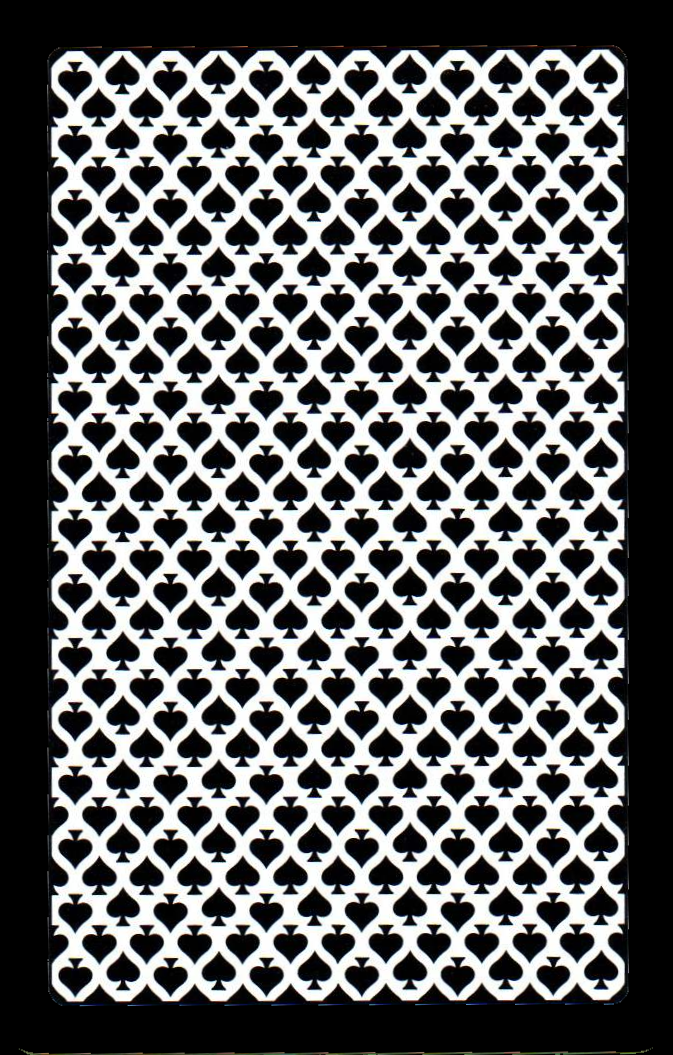
#> input picture resources/decks/faded spade old school/run_20240728_153950/back.png, 673 x 1055 px
$ python -i fetch_gkards_deck.py   (imports and definitions only)   (older library calls are emulated)
#> lines starting #> are read from the running program, lines starting #| are printed output that depends on the picture; after the words box and inside, x2 and y2 are one past the last pixel; in counts of white or black regions, pixels touching at a corner belong together
"""Download a deck's card scans from gkards.com and convert them to transparent PNGs.

Usage:
    python scripts/fetch_gkards_deck.py 000454 kem-deck-1
    python scripts/fetch_gkards_deck.py 000338 congress-606 --backs-dir resources/gkards-raw/backs

Card images land in resources/decks/<deck_name>/ using the repo naming convention
(<rank><suit>.png, e.g. As.png, Th.png). Raw JPEGs are cached in
resources/gkards-raw/deck-<id>/ so re-runs skip the download. The deck's back is
processed into the raw dir (and --backs-dir if given) but NOT into the deck folder,
since backs live at the decks root as back<N>.png.
"""

import argparse
import time
import urllib.error
import urllib.request
from pathlib import Path

import cv2
import numpy as np
from PIL import Image, ImageDraw

from _common import resources_path

BASE_URL = "https://www.gkards.com/images/deck-{id}/deck-{id}-{code}.jpg"
USER_AGENT = "floptician-deck-fetcher/1.0 (personal ML training data; contact: local use)"
REQUEST_DELAY_S = 0.5

SUITS = {"spad": "s", "hear": "h", "club": "c", "diam": "d"}
RANKS = {"A": "A", "2": "2", "3": "3", "4": "4", "5": "5", "6": "6",
         "7": "7", "8": "8", "9": "9", "10": "T", "J": "J", "Q": "Q", "K": "K"}

# Fallback corner radius when it can't be measured (fraction of card width)
CORNER_RADIUS_FRAC_DEFAULT = 0.065
# How far in from each frame border the card edge may plausibly sit
MAX_MARGIN_FRAC = 0.05
# Mean Sobel response a column/row must reach to count as the card's edge line
EDGE_GRADIENT_MIN = 8.0
# Color distance from scanner background that counts as "card"
BG_DIST_THRESH = 20.0
# Shave this many px off every side so edge shadow/fringe lands outside the mask
EDGE_INSET_PX = 2


# [27 lines left out: function download, not called in this run]


def _edge_offset(grad_means: np.ndarray) -> int:
    """Index just inside the strongest gradient line near a border, or 0 if none."""
    if grad_means.size == 0:
        return 0
    peak = int(np.argmax(grad_means))
    if grad_means[peak] < EDGE_GRADIENT_MIN:
        return 0
    return peak + 2


def tight_crop(bgr: np.ndarray) -> np.ndarray:
    """Crop away the scanner-background margin around the card.

    The card edge shows up as a line of strong gradient (shadow/outline) close to
    each frame border, even when card and background are both near-white. Only the
    middle band of each side is sampled so the corner curvature doesn't dilute it.
    """
    gray = cv2.cvtColor(bgr, cv2.COLOR_BGR2GRAY).astype(np.float32)
    h, w = gray.shape
    mx = max(3, int(w * MAX_MARGIN_FRAC))
    my = max(3, int(h * MAX_MARGIN_FRAC))
    rows = slice(int(h * 0.2), int(h * 0.8))
    cols = slice(int(w * 0.2), int(w * 0.8))
    gx = np.abs(cv2.Sobel(gray, cv2.CV_32F, 1, 0, ksize=3))
    gy = np.abs(cv2.Sobel(gray, cv2.CV_32F, 0, 1, ksize=3))
    left = _edge_offset(gx[rows, :mx].mean(axis=0))
    right = _edge_offset(gx[rows, w - mx:].mean(axis=0)[::-1])
    top = _edge_offset(gy[:my, cols].mean(axis=1))
    bottom = _edge_offset(gy[h - my:, cols].mean(axis=1)[::-1])
    return bgr[top:h - bottom, left:w - right]


def estimate_corner_radius(bgr: np.ndarray) -> float:
    """Measure the card's corner radius from the background wedges at its corners.

    Walks each corner's diagonal until the pixel stops matching that corner's
    background color; for a quarter-circle of radius r the diagonal crosses the
    arc at r * (1 - 1/sqrt(2)) from the corner. Median of the usable corners.
    """
    h, w = bgr.shape[:2]
    p = max(3, min(h, w) // 60)
    reach = int(min(h, w) * 0.25)
    corners = [(0, 0, 1, 1), (0, w - 1, 1, -1), (h - 1, 0, -1, 1), (h - 1, w - 1, -1, -1)]
    radii = []
    for y0, x0, dy, dx in corners:
        patch = bgr[y0:y0 + dy * p:dy, x0:x0 + dx * p:dx].reshape(-1, 3)
        bg = np.median(patch, axis=0)
        for i in range(reach):
            px = bgr[y0 + dy * i, x0 + dx * i].astype(np.float32)
            if np.linalg.norm(px - bg) > BG_DIST_THRESH:
                if i >= 3:  # 0-2 px means dust or no measurable wedge
                    radii.append(i / (1 - 1 / np.sqrt(2)))
                break
    if not radii:
        return CORNER_RADIUS_FRAC_DEFAULT * min(w, h)
    r = float(np.median(radii))
    return float(np.clip(r, 0.04 * min(w, h), 0.18 * min(w, h)))


def rounded_corner_alpha(width: int, height: int, radius: float, inset: int = EDGE_INSET_PX) -> np.ndarray:
    """Antialiased rounded-rectangle alpha mask (drawn at 4x and downsampled)."""
    scale = 4
    mask = Image.new("L", (width * scale, height * scale), 0)
    draw = ImageDraw.Draw(mask)
    draw.rounded_rectangle(
        [inset * scale, inset * scale, (width - inset) * scale - 1, (height - inset) * scale - 1],
        radius=int(round(radius * scale)), fill=255)
    mask = mask.resize((width, height), Image.LANCZOS)
    arr = np.array(mask)
    arr[arr < 8] = 0  # kill downsampling ringing so corners are fully transparent
    return arr


def card_to_rgba(bgr: np.ndarray) -> np.ndarray:
    """Shared finishing step: measure the corner radius and apply the alpha mask."""
    h, w = bgr.shape[:2]
    radius = estimate_corner_radius(bgr)
    rgba = cv2.cvtColor(bgr, cv2.COLOR_BGR2RGBA)
    rgba[:, :, 3] = rounded_corner_alpha(w, h, radius)
    return rgba


def cutout_card(src: Path, dest: Path) -> str:
    """Convert a gkards scan JPEG to a tightly-cropped transparent PNG.

    gkards scans are cropped close to the card but keep a few pixels of scanner
    background on each side; tight_crop removes that, then the alpha mask (with
    per-card measured corner radius) makes the corners transparent. Full contour
    detection was tried and rejected: white card borders blend into the scan
    background, so it locks onto the inner artwork and over-crops.

    Returns a status string: 'ok' or 'bad-aspect' (result doesn't look card-shaped).
    """
#> called with dest = 'out.png'
    bgr = cv2.imdecode(np.fromfile(str(src), dtype=np.uint8), cv2.IMREAD_COLOR)
#> bgr is the input picture: shape (1055, 673, 3); mean B, G, R 102.1, 101.5, 100.7
    if bgr is None:
        raise ValueError(f"could not read {src}")

    bgr = tight_crop(bgr)
#> in tight_crop, `gx = np.abs(cv2.Sobel(gray, cv2.CV_32F, 1, 0, ksize=3))`:
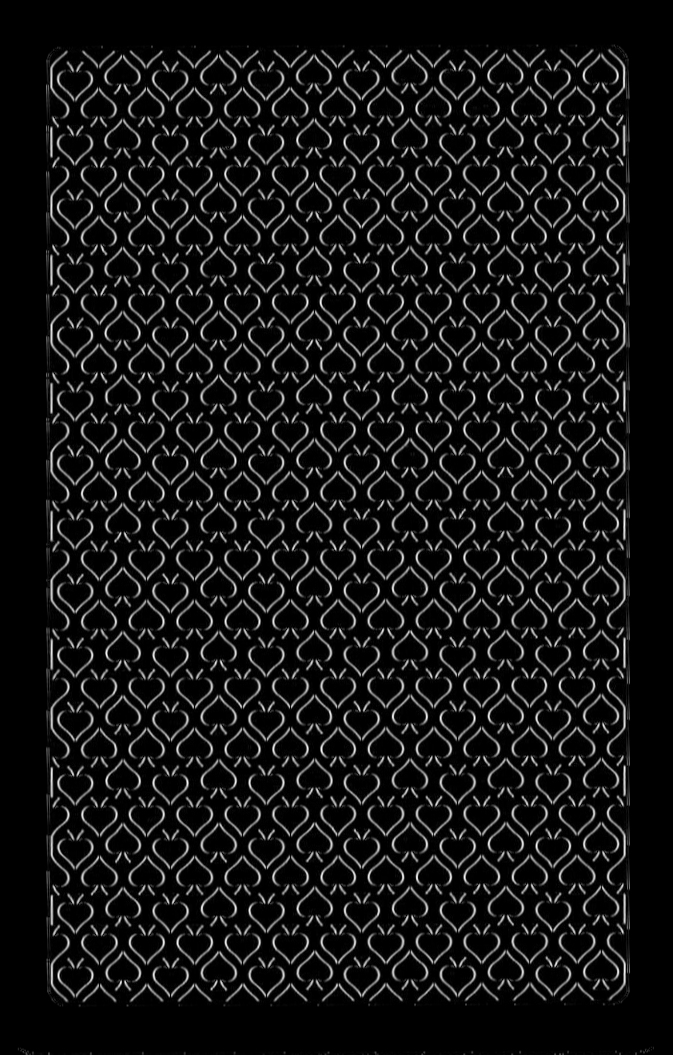
#> gx: shape (1055, 673) float32; min 0, max 1002, mean 85.3; drawn with min black and max white
#> in tight_crop, `gy = np.abs(cv2.Sobel(gray, cv2.CV_32F, 0, 1, ksize=3))`:
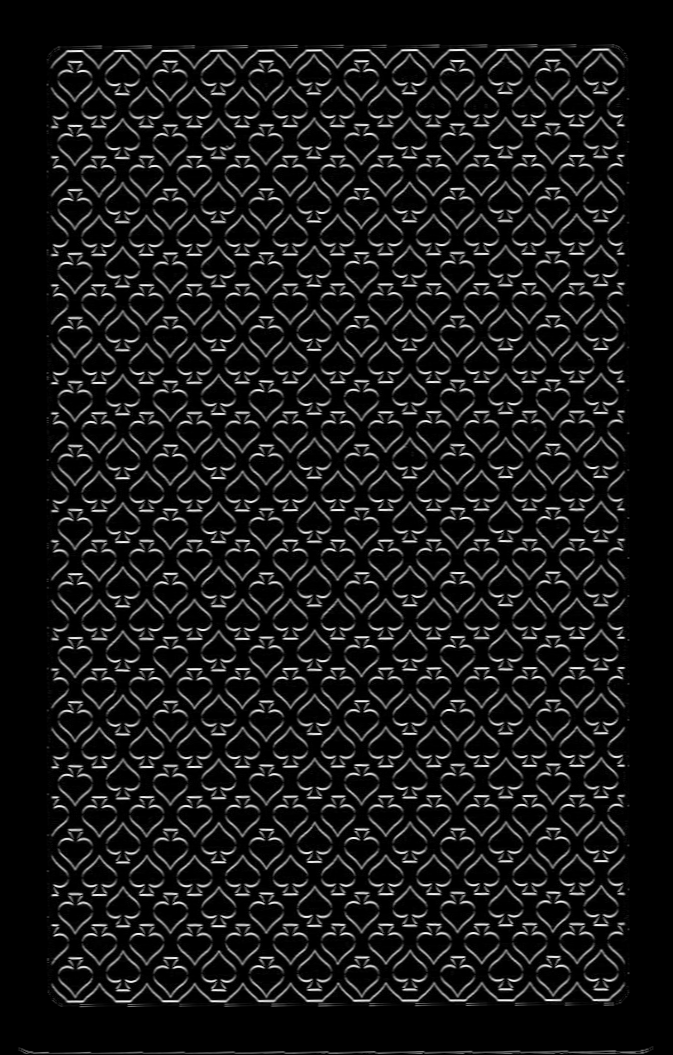
#> gy: shape (1055, 673) float32; min 0, max 981, mean 88.5; drawn with min black and max white
#> in _edge_offset, `peak = int(np.argmax(grad_means))`: peak = 0
#> in tight_crop, `top = _edge_offset(gy[:my, cols].mean(axis=1))`: top = 52
#> in tight_crop, `bottom = _edge_offset(gy[h - my:, cols].mean(axis=1)[::-1])`: bottom = 4
#> in tight_crop, `return bgr[top:h - bottom, left:w - right]`:
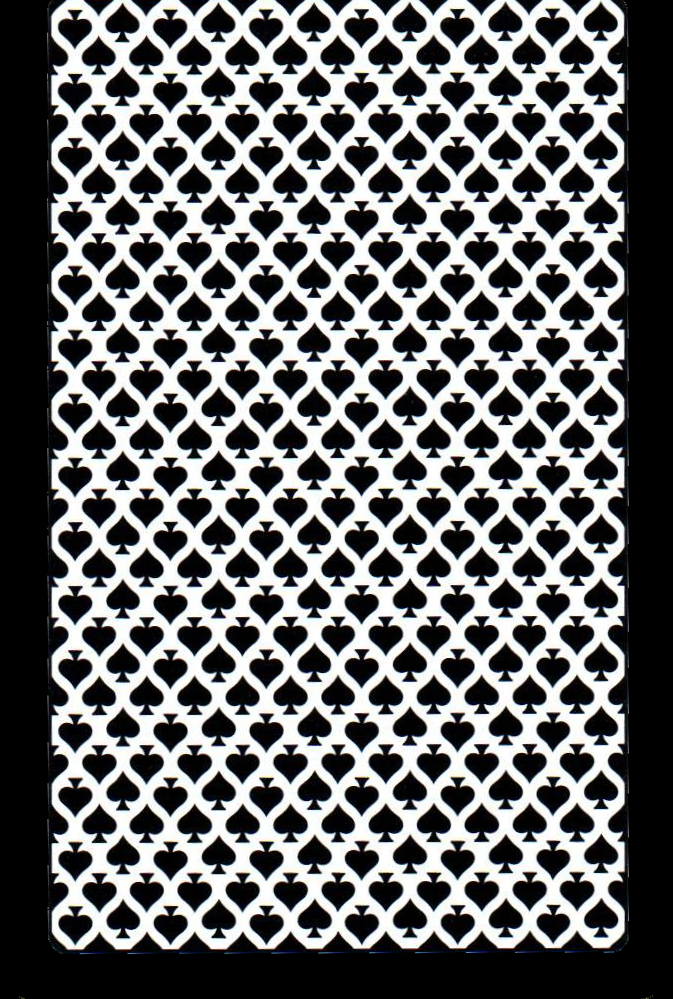
#> returned value: shape (999, 673, 3); mean of channels 0, 1, 2 107.5, 106.9, 106; drawn as B, G, R
    if bgr.shape[1] > bgr.shape[0]:  # cards are portrait
        bgr = cv2.rotate(bgr, cv2.ROTATE_90_CLOCKWISE)

    h, w = bgr.shape[:2]
#> h = 999; w = 673
    status = "ok" if 0.55 <= w / h <= 0.85 else "bad-aspect"
#> status = 'ok'

    Image.fromarray(card_to_rgba(bgr)).save(dest)
#> after the loop in estimate_corner_radius, `for y0, x0, dy, dx in corners:`: radii = [160.5, 150.2, 177.5, 174.1]
#> in estimate_corner_radius, `r = float(np.median(radii))`: r = 167.3
#> in card_to_rgba, `radius = estimate_corner_radius(bgr)`: radius = 121.1
#> in rounded_corner_alpha, `mask = Image.new("L", (width * scale, height * scale), 0)`: mask: PIL image 2692x3996 L; every value is 0
#> in rounded_corner_alpha, `mask = mask.resize((width, height), Image.LANCZOS)`:
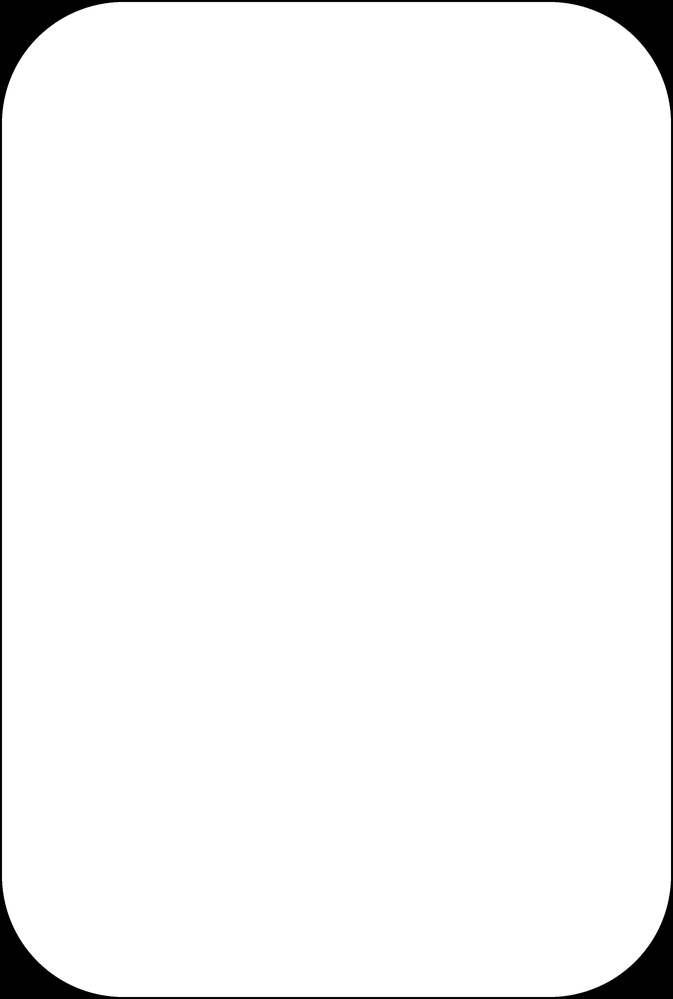
#> mask: PIL image 673x999 L; min 0, max 255, mean 247.7
#> in rounded_corner_alpha, `arr[arr < 8] = 0`: arr: shape (999, 673); 0.12% of pixels changed, all inside (x1, y1, x2, y2) = (0, 0, 673, 999)
#> in card_to_rgba, `rgba[:, :, 3] = rounded_corner_alpha(w, h, radius)`:
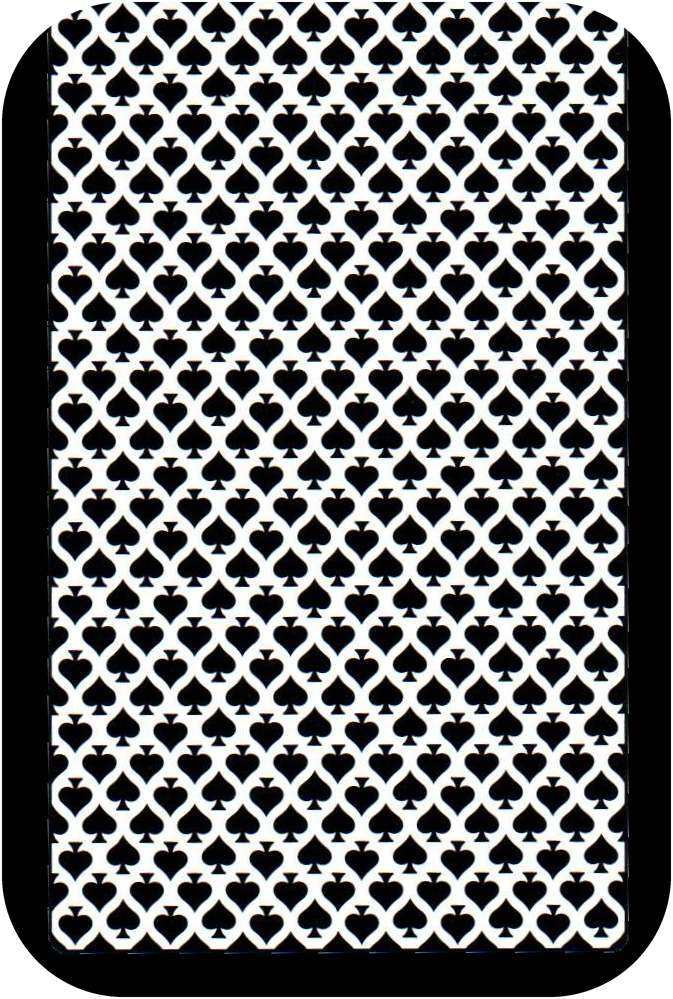
#> rgba: shape (999, 673, 4); mean R, G, B, A 106, 106.9, 107.5, 247.7; transparent parts drawn white
    return status


# [46 lines left out: functions fetch_deck, main, not called in this run]


# [2 lines not run here, left out]

>>> result = cutout_card('../resources/decks/faded spade old school/run_20240728_153950/back.png', 'out.png')
#> result = 'ok'

$ run again, on resources/decks/faded spade old school/run_20240728_153950/10c.png
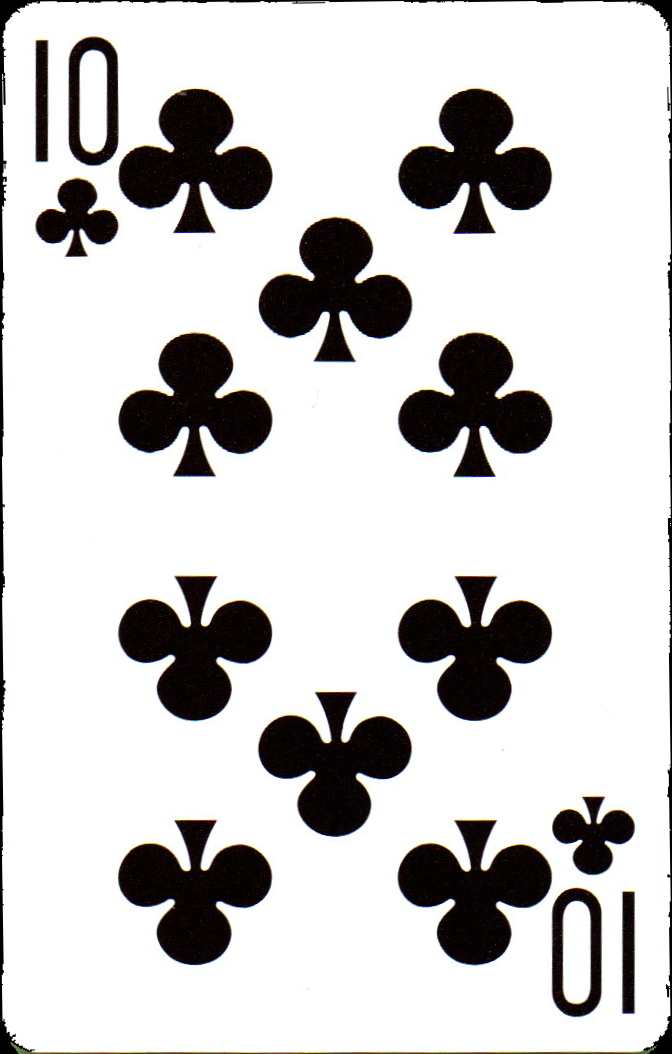
#> input picture resources/decks/faded spade old school/run_20240728_153950/10c.png, 672 x 1054 px
#> in cutout_card, bgr is the input picture: shape (1054, 672, 3); mean B, G, R 202.6, 202.9, 204.3
#> in tight_crop, `gy = np.abs(cv2.Sobel(gray, cv2.CV_32F, 0, 1, ksize=3))`:
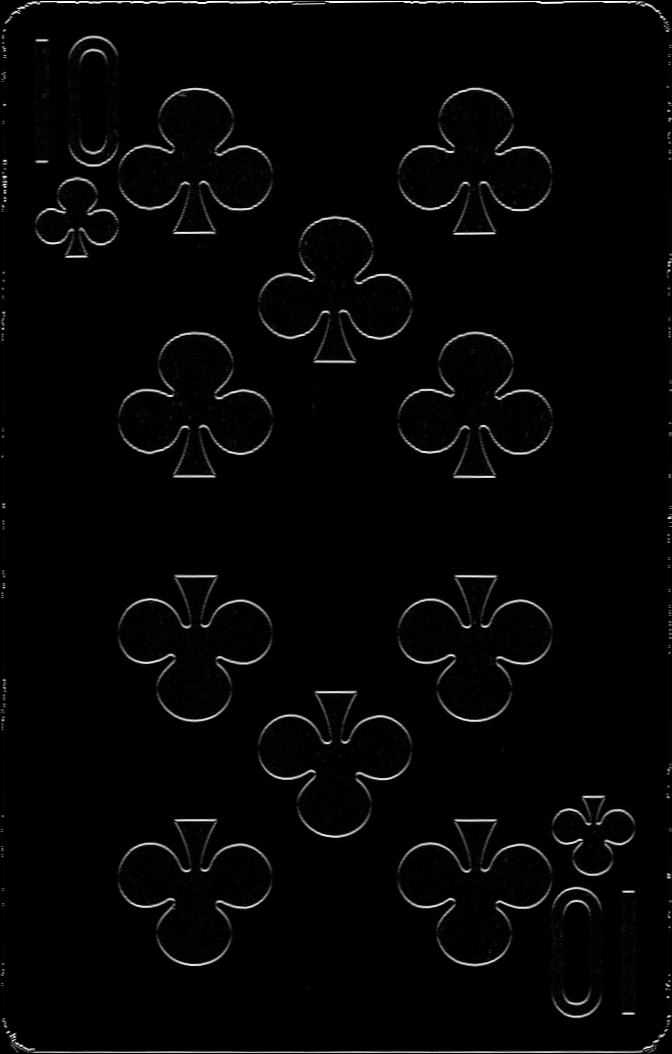
#> gy: shape (1054, 672) float32; min 0, max 1020, mean 20; drawn with min black and max white
#> peak = 2
#> left = 4
#> top = 3
#> after the loop in estimate_corner_radius, `for y0, x0, dy, dx in corners:`: radii = [30.73, 27.31, 20.49, 34.14]
#> r = 29.02
#> arr: shape (1048, 664); min 0, max 255, mean 252.2
#> in card_to_rgba, `rgba[:, :, 3] = rounded_corner_alpha(w, h, radius)`:
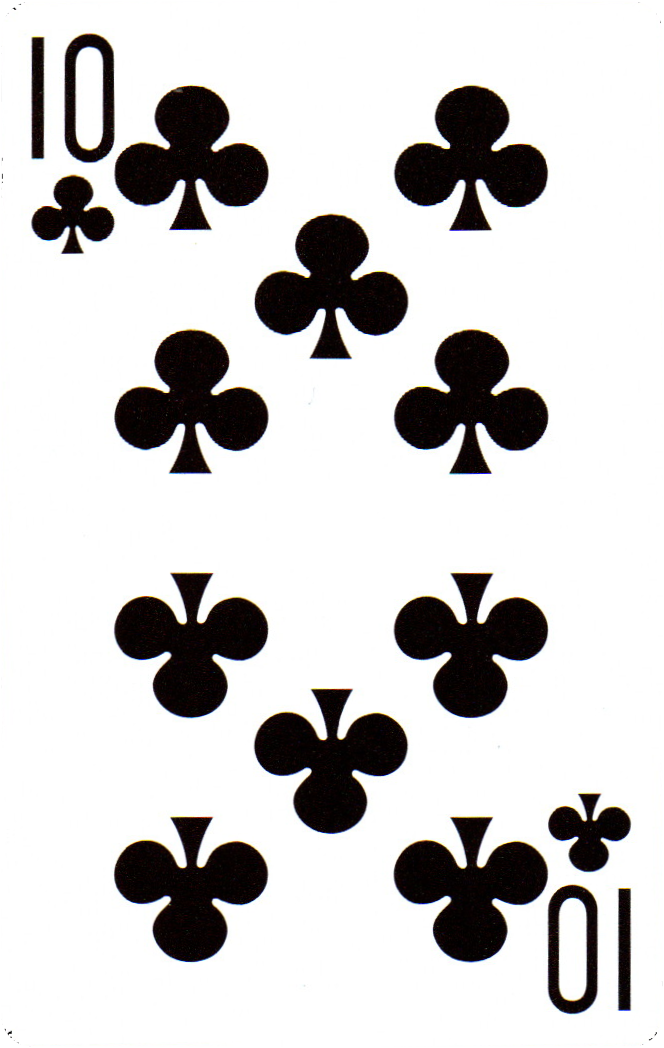
#> rgba: shape (1048, 664, 4); mean R, G, B, A 206.2, 204.8, 204.6, 252.2; transparent parts drawn white
